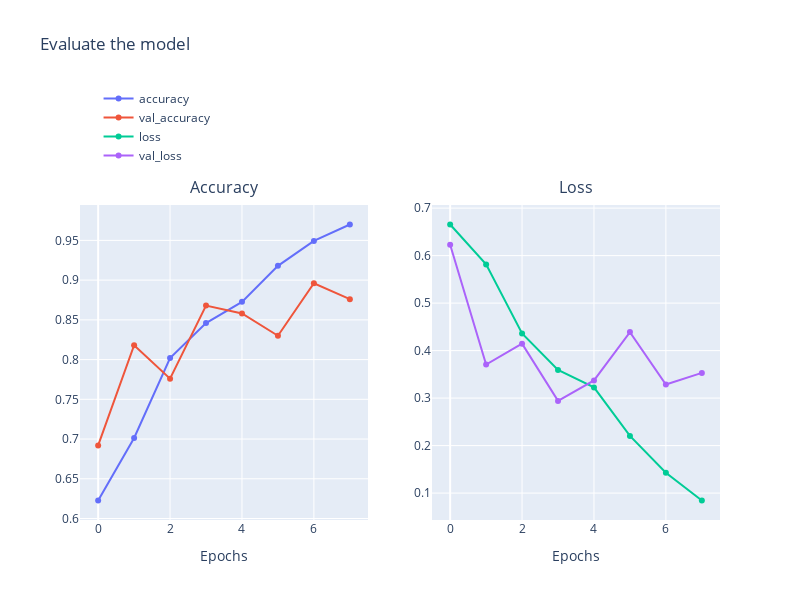

This figure's notebook cell:
### Code cell
from plotly.subplots import make_subplots
import plotly.graph_objects as go
import plotly.express as px
import numpy as np
history_load=np.load('./history/history_2.npy',allow_pickle='TRUE').item()
history_load
def plotHistory(history_load):
    loss = history_load['loss']
    val_loss = history_load['val_loss']

    accuracy = history_load['accuracy']
    val_accuracy = history_load['val_accuracy']

    epochs = np.arange(0,len(history_load['loss']))

    fig = make_subplots(rows=1, cols=2,subplot_titles = ('Accuracy', 'Loss'))
    fig.add_trace(
        go.Scatter(x=epochs, y=accuracy,name='accuracy'),
        row=1, col=1
    )

    fig.add_trace(
        go.Scatter(x=epochs, y=val_accuracy,name='val_accuracy'),
        row=1, col=1
    )

    fig.add_trace(
        go.Scatter(x=epochs, y=loss,name='loss'),
        row=1, col=2
    )

    fig.add_trace(
        go.Scatter(x=epochs, y=val_loss,name='val_loss'),
        row=1, col=2
    )

    fig.update_layout(  height=600, width=800, 
                        title_text="Evaluate the model",
                        yaxis=dict(
                            domain=[0, 0.75],
                        ),
                        yaxis2=dict(
                            domain=[0, 0.75],
                        ),
                        legend=dict(x=0.029, y=1.038,font_size = 12),
                    )
    fig.update_annotations(yshift=-100)

    # Update xaxis properties
    fig.update_xaxes(title_text="Epochs", row=1, col=1)
    fig.update_xaxes(title_text="Epochs", row=1, col=2)

    fig.show()

plotHistory(history_load)

### Figure 1 — Plotly figure (JSON) as saved in the notebook; plotly's stock layout.template omitted (floating-point values rounded to 4 significant figures)
{"data": [{"name": "accuracy", "type": "scatter", "x": [0, 1, 2, 3, 4, 5, 6, 7], "xaxis": "x", "y": [0.6227, 0.7013, 0.802, 0.846, 0.8727, 0.918, 0.9493, 0.97], "yaxis": "y"}, {"name": "val_accuracy", "type": "scatter", "x": [0, 1, 2, 3, 4, 5, 6, 7], "xaxis": "x", "y": [0.692, 0.818, 0.776, 0.868, 0.858, 0.83, 0.896, 0.876], "yaxis": "y"}, {"name": "loss", "type": "scatter", "x": [0, 1, 2, 3, 4, 5, 6, 7], "xaxis": "x2", "y": [0.6655, 0.5816, 0.4361, 0.3591, 0.3226, 0.2204, 0.143, 0.08438], "yaxis": "y2"}, {"name": "val_loss", "type": "scatter", "x": [0, 1, 2, 3, 4, 5, 6, 7], "xaxis": "x2", "y": [0.6228, 0.3706, 0.4146, 0.2941, 0.3373, 0.4389, 0.3287, 0.3531], "yaxis": "y2"}], "layout": {"annotations": [{"font": {"size": 16}, "showarrow": false, "text": "Accuracy", "x": 0.225, "xanchor": "center", "xref": "paper", "y": 1, "yanchor": "bottom", "yref": "paper", "yshift": -100}, {"font": {"size": 16}, "showarrow": false, "text": "Loss", "x": 0.775, "xanchor": "center", "xref": "paper", "y": 1, "yanchor": "bottom", "yref": "paper", "yshift": -100}], "height": 600, "legend": {"font": {"size": 12}, "x": 0.029, "y": 1.038}, "title": {"text": "Evaluate the model"}, "width": 800, "xaxis": {"anchor": "y", "domain": [0, 0.45], "title": {"text": "Epochs"}}, "xaxis2": {"anchor": "y2", "domain": [0.55, 1], "title": {"text": "Epochs"}}, "yaxis": {"anchor": "x", "domain": [0, 0.75]}, "yaxis2": {"anchor": "x2", "domain": [0, 0.75]}}}
